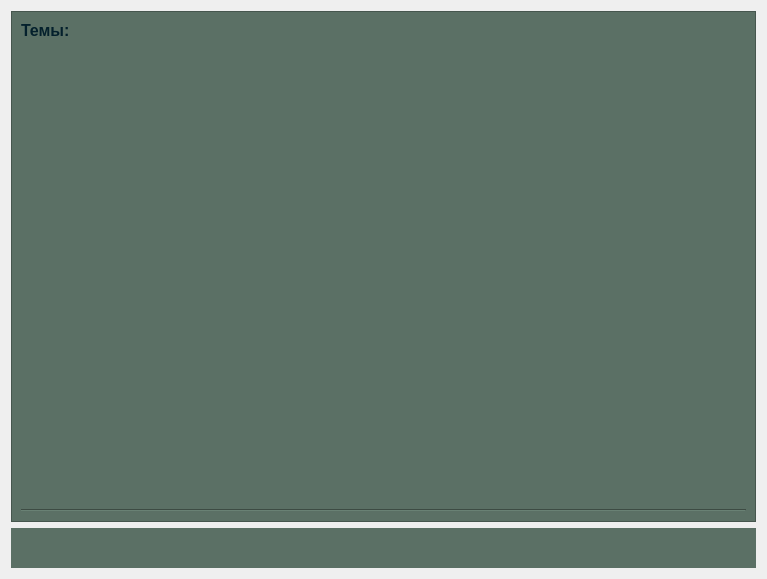
<?xml version="1.0" encoding="UTF-8"?>
<ui version="4.0">
 <class>LabsRedactionModul</class>
 <widget class="QWidget" name="LabsRedactionModul">
  <property name="geometry">
   <rect>
    <x>0</x>
    <y>0</y>
    <width>767</width>
    <height>579</height>
   </rect>
  </property>
  <property name="windowTitle">
   <string>Form</string>
  </property>
  <layout class="QVBoxLayout" name="verticalLayout">
   <item>
    <widget class="QScrollArea" name="scrollArea_2">
     <property name="sizePolicy">
      <sizepolicy hsizetype="Expanding" vsizetype="Expanding">
       <horstretch>0</horstretch>
       <verstretch>0</verstretch>
      </sizepolicy>
     </property>
     <property name="styleSheet">
      <string notr="true">border-color: rgb(48, 64, 64);
background-color: rgb(91, 112, 101);</string>
     </property>
     <property name="widgetResizable">
      <bool>true</bool>
     </property>
     <widget class="QWidget" name="scrollAreaWidgetContents_2">
      <property name="geometry">
       <rect>
        <x>0</x>
        <y>0</y>
        <width>751</width>
        <height>469</height>
       </rect>
      </property>
      <property name="sizePolicy">
       <sizepolicy hsizetype="Minimum" vsizetype="Expanding">
        <horstretch>0</horstretch>
        <verstretch>0</verstretch>
       </sizepolicy>
      </property>
      <property name="font">
       <font>
        <pointsize>9</pointsize>
       </font>
      </property>
      <property name="styleSheet">
       <string notr="true">border-color: rgb(48, 64, 64);</string>
      </property>
      <layout class="QVBoxLayout" name="contextLayout">
       <item>
        <widget class="QLabel" name="label">
         <property name="sizePolicy">
          <sizepolicy hsizetype="Preferred" vsizetype="Preferred">
           <horstretch>0</horstretch>
           <verstretch>0</verstretch>
          </sizepolicy>
         </property>
         <property name="font">
          <font>
           <pointsize>12</pointsize>
           <weight>75</weight>
           <bold>true</bold>
           <underline>false</underline>
          </font>
         </property>
         <property name="styleSheet">
          <string notr="true">color: rgb(4, 32, 44);</string>
         </property>
         <property name="text">
          <string>Темы:</string>
         </property>
         <property name="textFormat">
          <enum>Qt::AutoText</enum>
         </property>
         <property name="alignment">
          <set>Qt::AlignLeading|Qt::AlignLeft|Qt::AlignTop</set>
         </property>
         <property name="wordWrap">
          <bool>false</bool>
         </property>
         <property name="margin">
          <number>0</number>
         </property>
        </widget>
       </item>
       <item>
        <widget class="Line" name="line">
         <property name="orientation">
          <enum>Qt::Horizontal</enum>
         </property>
        </widget>
       </item>
      </layout>
     </widget>
    </widget>
   </item>
   <item>
    <widget class="QWidget" name="widget_2" native="true">
     <property name="sizePolicy">
      <sizepolicy hsizetype="Expanding" vsizetype="Minimum">
       <horstretch>0</horstretch>
       <verstretch>0</verstretch>
      </sizepolicy>
     </property>
     <property name="styleSheet">
      <string notr="true">background-color: rgb(91, 112, 101);</string>
     </property>
     <layout class="QHBoxLayout" name="horizontalLayout">
      <item>
       <widget class="QPushButton" name="pushButton">
        <property name="styleSheet">
         <string notr="true"/>
        </property>
        <property name="text">
         <string/>
        </property>
        <property name="icon">
         <iconset resource="../resources/ASSforOOP.qrc">
          <normaloff>:/images/GenerateLabs.svg</normaloff>:/images/GenerateLabs.svg</iconset>
        </property>
        <property name="iconSize">
         <size>
          <width>60</width>
          <height>60</height>
         </size>
        </property>
        <property name="flat">
         <bool>true</bool>
        </property>
       </widget>
      </item>
      <item>
       <spacer name="horizontalSpacer">
        <property name="orientation">
         <enum>Qt::Horizontal</enum>
        </property>
        <property name="sizeHint" stdset="0">
         <size>
          <width>40</width>
          <height>20</height>
         </size>
        </property>
       </spacer>
      </item>
      <item>
       <widget class="QPushButton" name="addTheme">
        <property name="styleSheet">
         <string notr="true"/>
        </property>
        <property name="text">
         <string/>
        </property>
        <property name="icon">
         <iconset resource="../resources/ASSforOOP.qrc">
          <normaloff>:/images/AddTheme.svg</normaloff>:/images/AddTheme.svg</iconset>
        </property>
        <property name="iconSize">
         <size>
          <width>60</width>
          <height>60</height>
         </size>
        </property>
        <property name="flat">
         <bool>true</bool>
        </property>
       </widget>
      </item>
     </layout>
    </widget>
   </item>
  </layout>
 </widget>
 <resources>
  <include location="../resources/ASSforOOP.qrc"/>
 </resources>
 <connections/>
</ui>
